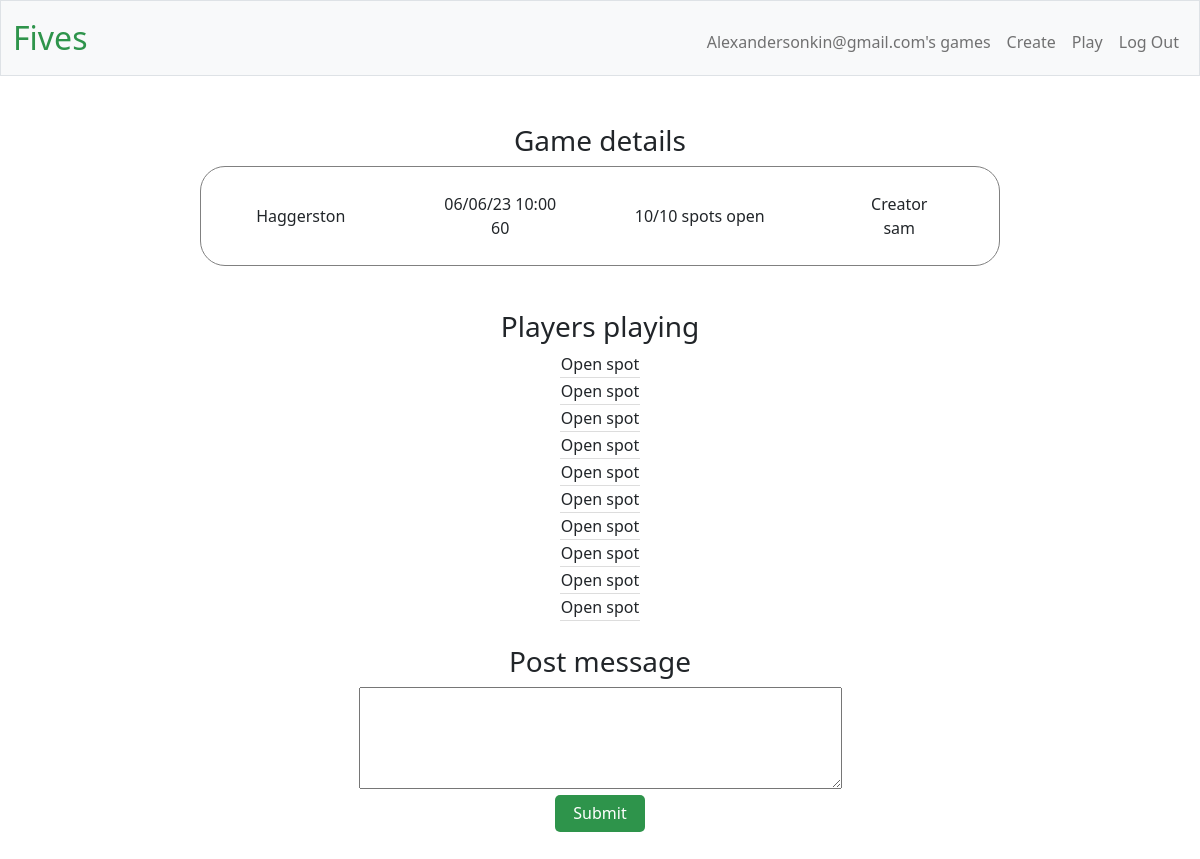
The page /view_game/29 (signed in) on the database as committed earlier.
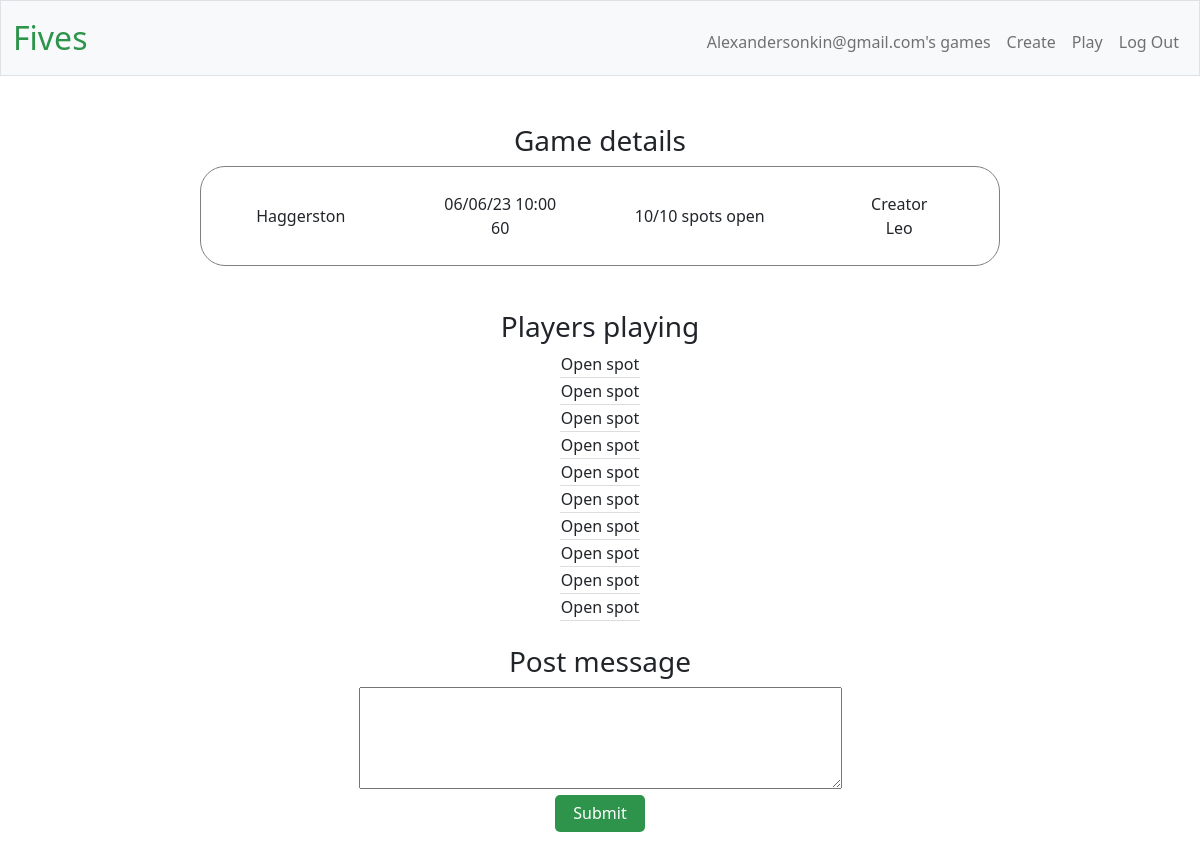
The same page on the database as committed later.
### tables this page shows
CREATE TABLE games (id INTEGER PRIMARY KEY AUTOINCREMENT, location TEXT, 
datetime TEXT, length_in_mins INTEGER, number_of_players INTEGER, creator TEXT NOT NULL, open_spots INTEGER);

### main.py (the view, shortened to what this page needs)
@app.route("/view_game/<int:game_id>", methods=["GET", "POST"])
def view_game(game_id:int):
    if request.method=="GET":
        conn = sqlite3.connect('players.db')
        cursor = conn.cursor()
        game = cursor.execute("SELECT location, datetime, length_in_mins, number_of_players, creator, open_spots, id FROM games WHERE id = ? ORDER BY games.datetime", (game_id, ))
        game_info = []
        for g in game:
            for x in g:
                game_info.append(x)
        line_up_list = []
        line_up_iterator = cursor.execute("SELECT playing_in.*, users.username FROM playing_in JOIN users ON users.id=playing_in.player_id WHERE game_id = ?", (game_id, ));
        for l in line_up_iterator:
            line_up_list.append(l[2])
        message_iterator = cursor.execute("SELECT date, author, content FROM messages WHERE game_id = ? ORDER BY date", (game_id, ))
        message_list = []
        for m in message_iterator:
            message_list.append(m)
        conn.close()
        return render_template("/view_game.html", game_info=game_info,line_up_list=line_up_list, message_list=message_list)

### main.py (called while the page is built)
@app.after_request
def after_request(response):
    response.headers["Cache-Control"] = "no-cache, no-store, must-revalidate"
    response.headers["Expires"] = 0
    response.headers["Pragma"] = "no-cache"
    return response

### templates/view_game.html (shortened to what this page needs)
{% extends "layout.html" %}
{% block main %}
<h3>Game details</h3>
<div class="row align-items-center" style="margin: 0 auto; max-width:800px;height:100px;border-radius:25px;border:1px solid grey; margin-bottom:20px;">
    <div class="col">{{game_info[0]}}</div>
    <div class="col">{{game_info[1][8:10]}}/{{game_info[1][5:7]}}/{{game_info[1][2:4]}} {{game_info[1][11:16]}}<br>{{game_info[2]}}</div>
    <div class="col">{{game_info[5]}}/{{game_info[3]}} spots open</div>
    <div class="col">Creator<br>{{game_info[4]}}</div>
</div>
<br>
<h3>Players playing</h3>
<table class="tabs">
    <tbody>
        {% for x in range(game_info[5]) %}
        <tr class="tabsrow">
            <td>Open spot</td>
        </tr class="tabsrow">
        {% endfor %}
    </tbody>
</table>
<br>
<h3>Post message</h3>
<form action="/view_game/{{game_info[6]}}" method="post">
    <textarea id="message" name="message" rows="4" cols="50"></textarea>
    <br>
    <button  type="submit">Submit</button>
</form>
{% endblock %}

Rows that differ between the two databases and show on the page:
changed games "Haggerston": creator "sam" → "Leo"
